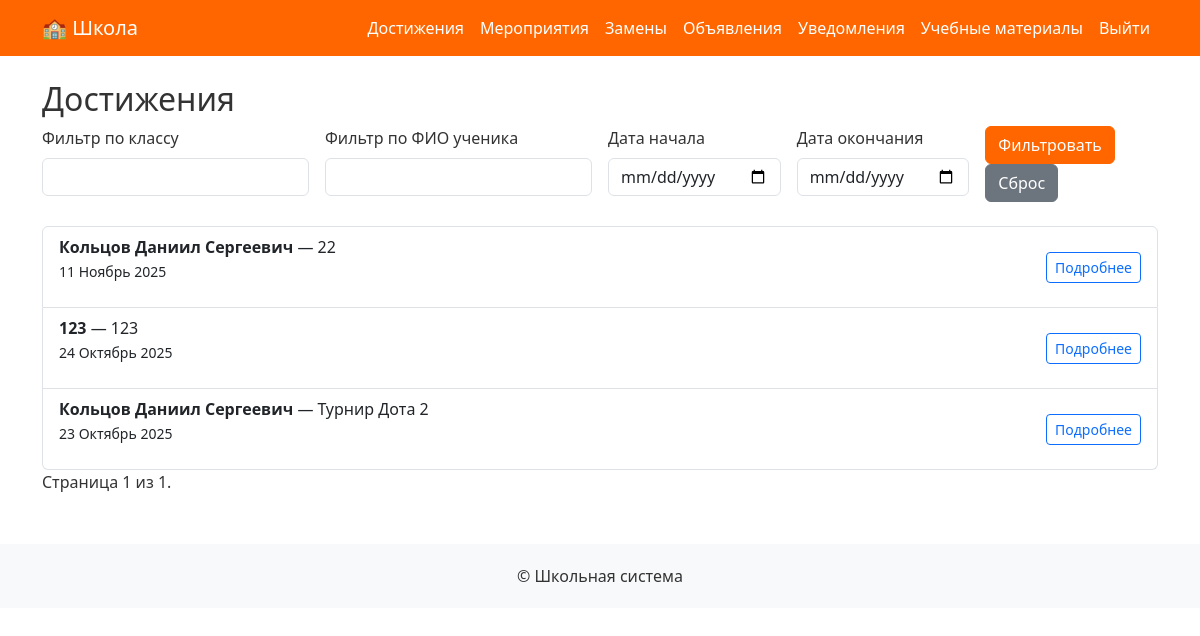
The app's page /awards/ (signed in) with its own data.
### awards/models.py (models this page shows, shortened)
class Award(models.Model):
    teacher = models.ForeignKey(User, on_delete=models.CASCADE, related_name='awards')
    student_name = models.CharField("ФИО ученика", max_length=255)
    student_class = models.CharField("Класс", max_length=50)
    event_name = models.CharField("Название мероприятия", max_length=255)
    place = models.CharField("Место", max_length=255)
    photo = models.ImageField("Фото", upload_to='awards_photos/', blank=True, null=True)
    date = models.DateField("Дата мероприятия")
    created_at = models.DateTimeField(auto_now_add=True)
    resaulted = models.CharField("Результат", max_length=255, blank=True, null=True)
    class Meta:
        ordering = ['-date', 'student_name']
        verbose_name = "Достижение"
        verbose_name_plural = "Достижения"

### awards/views.py (the view)
# urls.py: path('', views.award_list, name='award_list'),
@login_required
def award_list(request):
    user = request.user
    if user.is_staff:
        awards = Award.objects.all()
    else:
        awards = Award.objects.filter(teacher=user)
    search_class = request.GET.get('class', '')
    search_name = request.GET.get('name', '')
    search_start_date = request.GET.get('start_date', '')
    search_end_date = request.GET.get('end_date', '')
    if search_class:
        awards = awards.filter(student_class__icontains=search_class)
    if search_name:
        awards = awards.filter(student_name__icontains=search_name)
    if search_start_date:
        awards = awards.filter(date__gte=search_start_date)
    if search_end_date:
        awards = awards.filter(date__lte=search_end_date)
    paginator = Paginator(awards, 10)  # 10 достижений на странице
    page_number = request.GET.get('page')
    page_obj = paginator.get_page(page_number)
    return render(request, 'awards/award_list.html', {
        'awards': page_obj,
        'search_class': search_class,
        'search_name': search_name,
        'search_start_date': search_start_date,
        'search_end_date': search_end_date,
    })

### templates/awards/award_list.html (shortened to what this page needs)
{% extends 'base.html' %}
{% block content %}
<h2>Достижения</h2>
<form method="GET" class="row g-3 mb-4">
    <div class="col-md-3">
        <label for="class" class="form-label">Фильтр по классу</label>
        <input type="text" name="class" value="{{ search_class }}" class="form-control" >
    </div>
    <div class="col-md-3">
        <label for="name" class="form-label">Фильтр по ФИО ученика</label>
        <input type="text" name="name" value="{{ search_name }}" class="form-control" >
    </div>
    <div class="col-md-2">
        <label for="start_date" class="form-label">Дата начала</label>
        <input type="date" name="start_date" value="{{ search_start_date }}" class="form-control" >
    </div>
    <div class="col-md-2">
        <label for="end_date" class="form-label">Дата окончания</label>
        <input type="date" name="end_date" value="{{ search_end_date }}" class="form-control" >
    </div>
    <div class="col-md-2">
        <button type="submit" class="btn btn-primary">Фильтровать</button>
        <a href="{% url 'awards:award_list' %}" class="btn btn-secondary">Сброс</a>
    </div>
</form>
{% if awards %}
    <div class="list-group">
        {% for award in awards %}
            <div class="list-group-item d-flex justify-content-between align-items-center">
                <div>
                    <strong>{{ award.student_name }}</strong> — {{ award.event_name }}
                    <p><small>{{ award.date|date:"d F Y" }}</small></p>
                </div>
                <a href="{% url 'awards:award_detail' award.pk %}" class="btn btn-outline-primary btn-sm">Подробнее</a>
            </div>
        {% endfor %}
    </div>
    <div class="pagination">
        <span class="current">
            Страница {{ awards.number }} из {{ awards.paginator.num_pages }}.
        </span>
    </div>
{% else %}
    <p>Достижений не найдено.</p>
{% endif %}
{% endblock %}

### templates/base.html (style rules this page uses)
body { background-color: #ffffff; color: #333; }
.btn-primary { background-color: #ff6600; border-color: #ff6600; }

### records on screen
Award: student_name "Кольцов Даниил Сергеевич", event_name "22", date "11 Ноябрь 2025"
Award: student_name "123", event_name "123", date "24 Октябрь 2025"
Award: student_name "Кольцов Даниил Сергеевич", event_name "Турнир Дота 2", date "23 Октябрь 2025"

### other values on screen
{{ awards.number }} "1"
{{ awards.paginator.num_pages }} "1"
